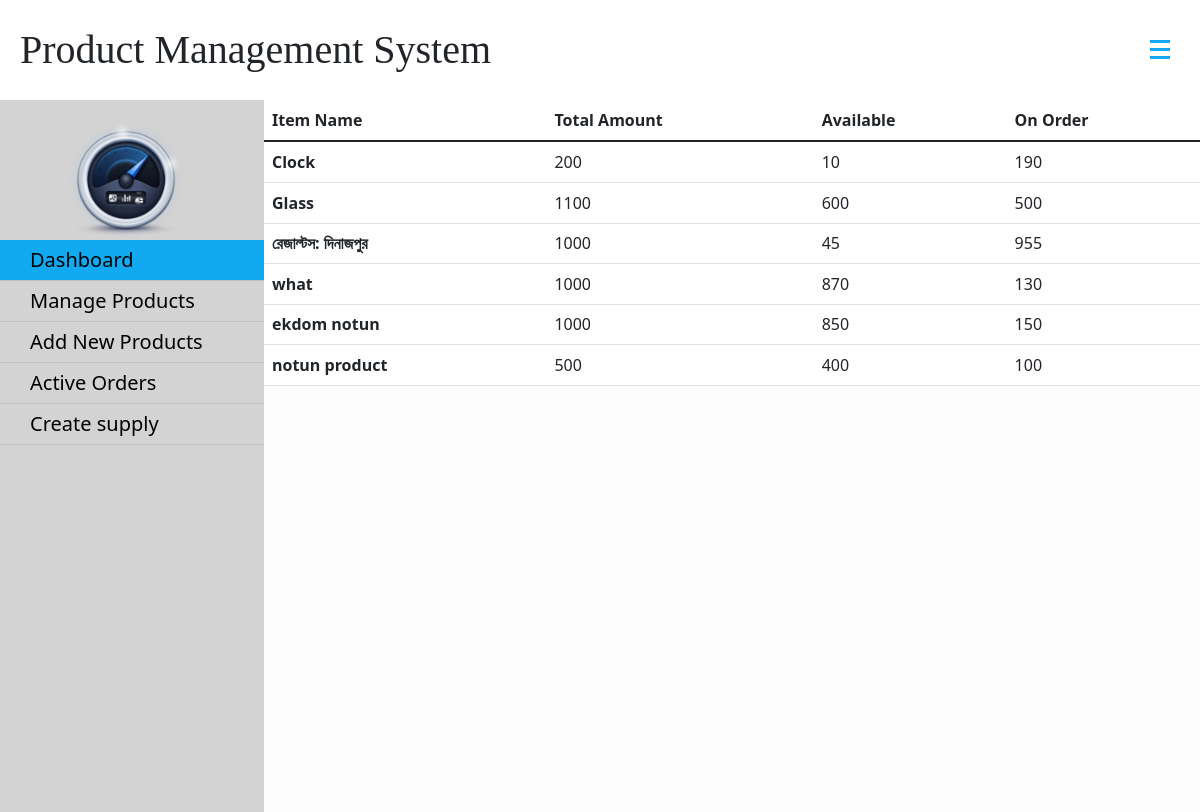
The page /dashboard (signed in) on the database its author committed.
### apps/product_view/models.py (models this page shows, shortened)
class Product(models.Model):
    item_name = models.CharField(max_length=30, default='')
    total_amount = models.IntegerField(default='')
    available = models.IntegerField()
    on_order = models.IntegerField()
    class Meta:
        db_table = ''
        managed = True
        verbose_name = 'Product'
        verbose_name_plural = 'Products'

### product_management/views.py (the view)
# urls.py: path('dashboard', views.Main_view.deshboard, name='dashboard'),
    @login_required(login_url="alogin")
    def deshboard(request):
        products = Product.objects.all()
        con = {
            'products' : products
        }
        return render(request, 'dashboard.html', con)

### template/dashboard.html (shortened to what this page needs)
{% extends "base.html" %}
{% load static %}
{% block body %}
        <table class="table">
  <thead>
    <tr>
      <th scope="col">Item Name</th>
      <th scope="col">Total Amount</th>
      <th scope="col">Available</th>
      <th scope="col">On Order</th>
    </tr>
  </thead>
  <tbody class="table-group-divider">
  {% for i in products %}
    <tr>
      <td class="fw-bold ml-2 ">{{i.item_name}}</td>
      <td>{{i.total_amount}}</td>
      <td>{{i.available}}</td>
      <td>{{i.on_order}}</td>
    </tr>
    <tr>
    {% endfor %}
  </tbody>
</table>
{% endblock %}

### template/base.html (shortened to what this page needs)
<!doctype html>
<html lang="en">
<head>
    <link href="https://cdn.jsdelivr.net/npm/bootstrap@5.3.0-alpha3/dist/css/bootstrap.min.css" rel="stylesheet"
>
    {% load static %}
    <link rel="stylesheet" href="{% static 'css/base.css' %}">
</head>
<body>
    <div class="top-section">
        <div class="top-section-left">
            Product Management System
        </div>
        <div class="top-section-right">
            <div class="ham-burger">
                <span class="ham"></span><span class="ham"></span><span class="ham"></span>
            </div>
        </div>
    </div>
    <div class="base-main-container">
        <div class="left-nav">
            <div class="dash-logo">
                <img src="{% static 'gallery/dashboard.png' %}" alt="">
            </div>
            <div class="nav-item-box">
                <a href="dashboard" id="dashboard" class="nav-item">Dashboard</a>
                <a href="manage" id="manage" class="nav-item">Manage Products</a>
                <a href="add"id="add" class="nav-item">Add New Products</a>
                <a href="activeorders" id="activeorders" class="nav-item">Active Orders </a>
                <a href="order" id="order" class="nav-item">Create supply</a>
            </div>
        </div>
        <div class="body-container">
            {% block body %}
            {% endblock body %}
        </div>
    </div>
</body>
</html>

### static/css/base.css (style rules this page uses)
* { margin: 0; padding: 0; box-sizing: border-box; }
.top-section { width: 100%; height: 100px; }
.top-section-left { font-size: 40px; font-family: cursive; margin-left: 20px; padding-top: 20px; }
.base-main-container { width: 100%; height: 89vh; background-color: rgb(253, 253, 253); display: flex; }
.left-nav { width: 22%; background-color: rgb(212, 211, 211); height: 89vh; padding-top: 20px; }
.dash-logo img { height: 120px; width: auto; margin-left: 25%; }
.body-container { height: 89vh; overflow: scroll; width: 78%; }
.nav-item-box { display: flex; flex-direction: column; align-items: center; }
.nav-item { width: 100%; text-decoration: none; font-size: 20px; padding: 5px; padding-left: 30px; color: black; font-family: system-ui, -apple-system, BlinkMacSystemFont, 'Segoe UI', Roboto, Oxygen, Ubuntu, Cantarell, 'Open Sans', 'Helvetica Neue', sans-serif; border-bottom: 1px solid silver; }
.active { background-color: #11a9f0; pointer-events: none; }
.ham-burger { position: absolute; right: 30px; top: 40px; display: flex; flex-direction: column; gap: 5px; cursor: pointer; }
.ham { display: block; width: 20px ; height: 3px ; background-color: #11a9f0; }

### rows shown on the page
Product: item_name "Clock", total_amount "200", available "10", on_order "190"
Product: item_name "Glass", total_amount "1100", available "600", on_order "500"
Product: item_name "রেজাল্টস: দিনাজপুর", total_amount "1000", available "45", on_order "955"
Product: item_name "what", total_amount "1000", available "870", on_order "130"
Product: item_name "ekdom notun", total_amount "1000", available "850", on_order "150"
Product: item_name "notun product", total_amount "500", available "400", on_order "100"
